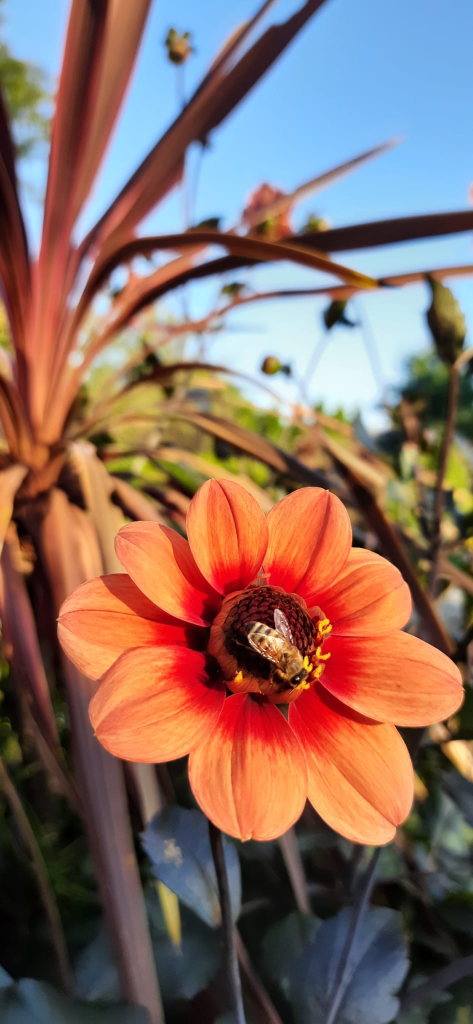
#> input picture UFV/578-AnalisedeImagenseVisaoCompitacional/Docs/images/flower.jpeg, 946 x 2048 px, found by its file name (shown at 1/2 size)
$ jupyter execute Test.ipynb
#> lines starting #> are read from the running program, lines starting #| are printed output that depends on the picture
[cell 1]
import cv2
import matplotlib.pyplot as plt
import numpy as np

[cell 2]
img = cv2.imread('/home/usuario/second-brain/UFV/578-AnalisedeImagenseVisaoCompitacional/Docs/images/flower.jpeg')
#> img is the input picture: shape (2048, 946, 3); mean B, G, R 99.4, 108.3, 135.3
cv2.namedWindow('Test', cv2.WINDOW_NORMAL)  # ← chave aqui!
cv2.resizeWindow('Test', 800, 600)          # tamanho inicial controlado
cv2.imshow('Test', img)
cv2.waitKey(0)
cv2.destroyAllWindows()

[cell 3]
img.shape
#> Out = (2048, 946, 3)

[cell 4]
img.size
#> Out = 5812224

[cell 5]
import cv2

img = cv2.imread('/home/usuario/second-brain/UFV/578-AnalisedeImagenseVisaoCompitacional/Docs/images/flower.jpeg')
if img is None:
    print("⚠️ Imagem não carregada! Verifique o caminho.")
    exit()

# Cria janela redimensionável explicitamente
cv2.namedWindow('Test', cv2.WINDOW_NORMAL)  # ← chave aqui!
cv2.resizeWindow('Test', 2048, 946)          # tamanho inicial controlado
cv2.imshow('Test', img)
cv2.waitKey(0)
cv2.destroyAllWindows()

[cell 6]
img2 = cv2.imread('/home/usuario/second-brain/UFV/578-AnalisedeImagenseVisaoCompitacional/Docs/images/flower.jpeg', cv2.IMREAD_GRAYSCALE)
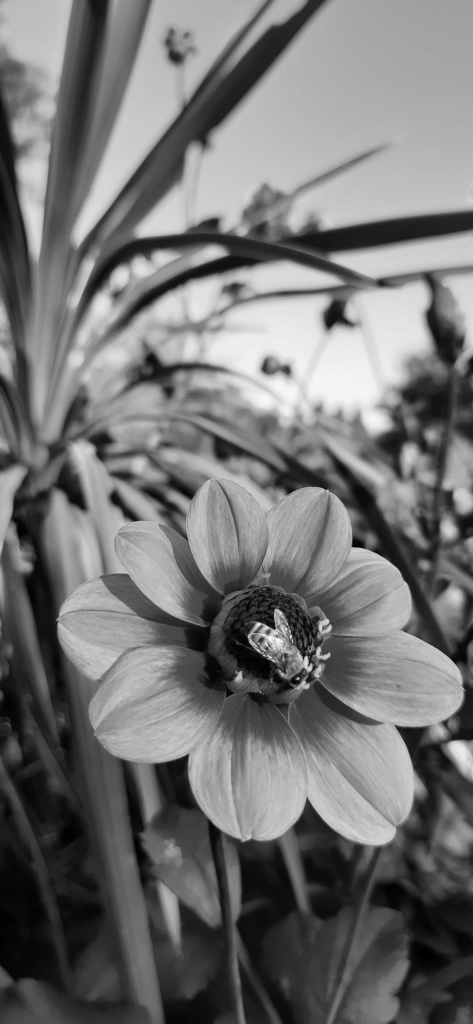
#> img2: shape (2048, 946) (shown at 1/2 size); min 0, max 255, mean 115.4
img_rgb = cv2.cvtColor(img2, cv2.COLOR_BGR2RGB)  # OpenCV usa BGR, matplotlib usa RGB
plt.imshow(img_rgb)
plt.axis('off')
plt.show()


$ run again, with UFV/578-AnalisedeImagenseVisaoCompitacional/Docs/images/dog.jpeg copied over UFV/578-AnalisedeImagenseVisaoCompitacional/Docs/images/flower.jpeg
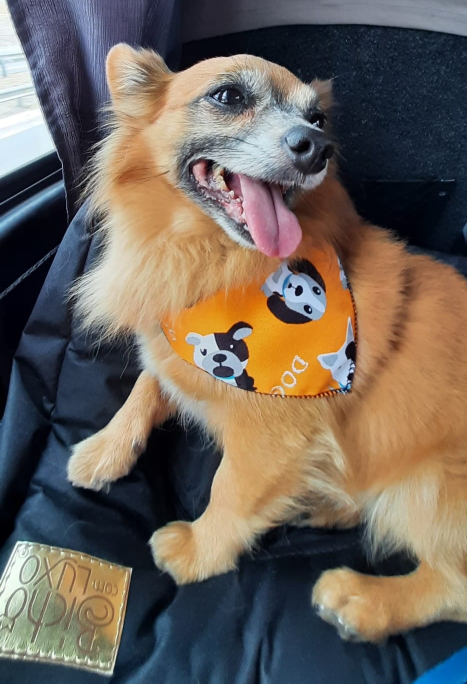
#> input picture UFV/578-AnalisedeImagenseVisaoCompitacional/Docs/images/dog.jpeg, 934 x 1367 px, found by its file name (shown at 1/2 size)
#> img is the input picture: shape (1367, 934, 3); mean B, G, R 89.9, 99.5, 109.5
#> `img2 = cv2.imread('/home/usuario/second-brain/UFV/578-AnalisedeImagens..`:
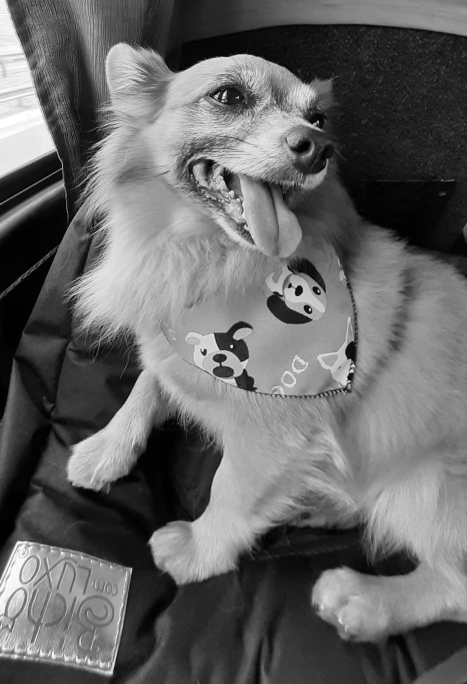
#> img2: shape (1367, 934) (shown at 1/2 size); min 0, max 255, mean 101.4
